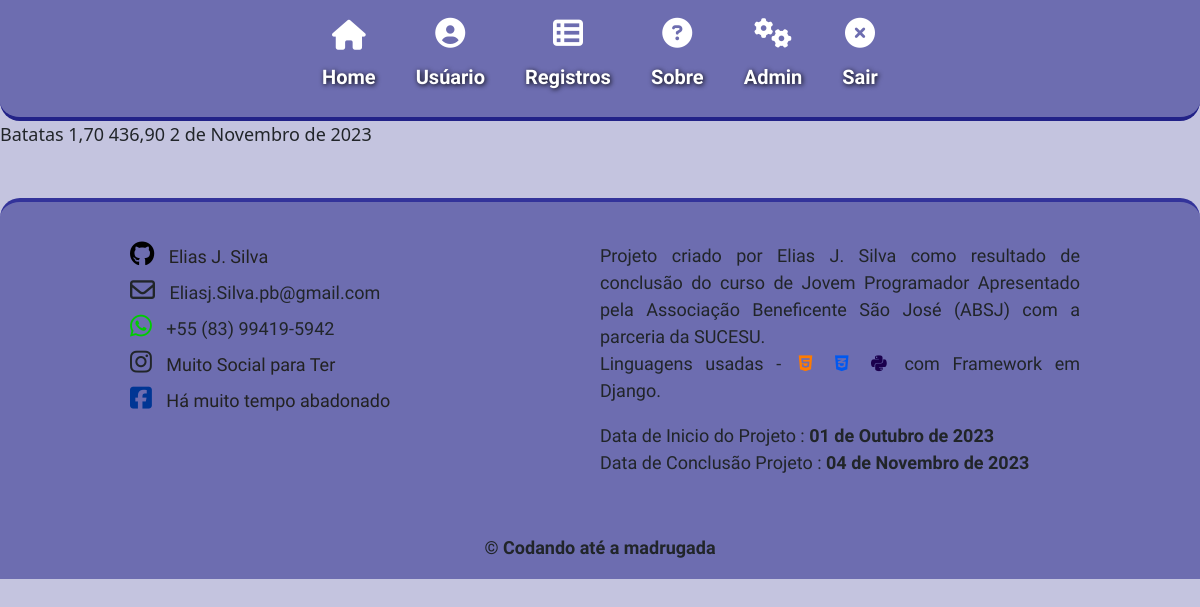
/Perfil/Produto/3/ (signed in), run on an earlier commit of the app's database.
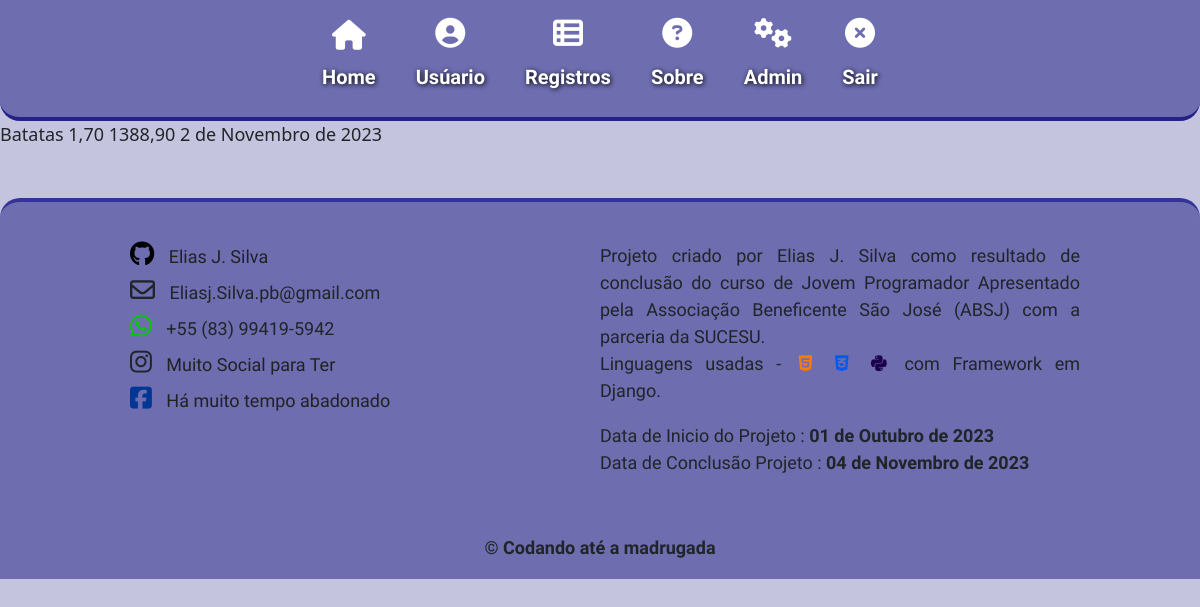
And on a later commit of the database.
### inventario/models.py (models this page shows, shortened)
class Produto(models.Model):
    user = models.ForeignKey(get_user_model(), on_delete=models.CASCADE)
    produto = models.CharField(max_length=100)
    valorBase = models.DecimalField(max_digits=10, decimal_places=2, default=1.70)
    valorTotal = models.DecimalField(max_digits=10, decimal_places=2, blank=True, default=0)
    create = models.DateField(auto_now_add=True)
    notes = models.TextField(blank=True, null=True)
    class Meta:
        ordering = ['-valorTotal']

### inventario/views.py (the view)
# urls.py: path('Perfil/Produto/<int:id>/', views.produtoView, name='produtoView'),
@login_required
def produtoView(request, id):
    pView = models.Produto.objects.get(id=id)
    return render(request, 'inventario/produtoView.html', {'pView':pView})

### templates/inventario/produtoView.html (shortened to what this page needs)
{% extends 'home.html' %}
{% load static %}
{% block content %}
{{ pView.produto }}
{{ pView.valorBase }}
{{ pView.valorTotal }}
{{ pView.create }}
{% endblock %}

What changed in the data, as far as the page shows it:
changed Produto "Batatas": valorTotal "436,90" → "1388,90"
